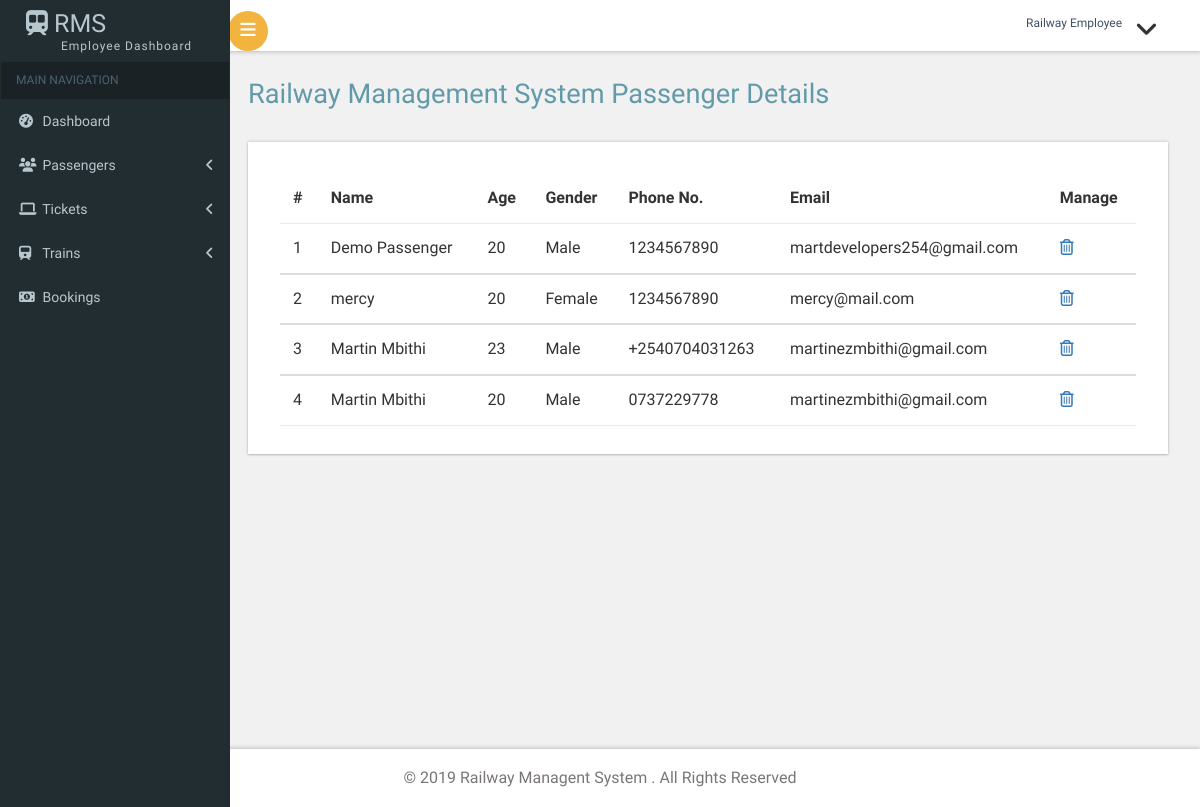
/employee/employee-manage-passenger.php, run on an earlier commit of the app's database.
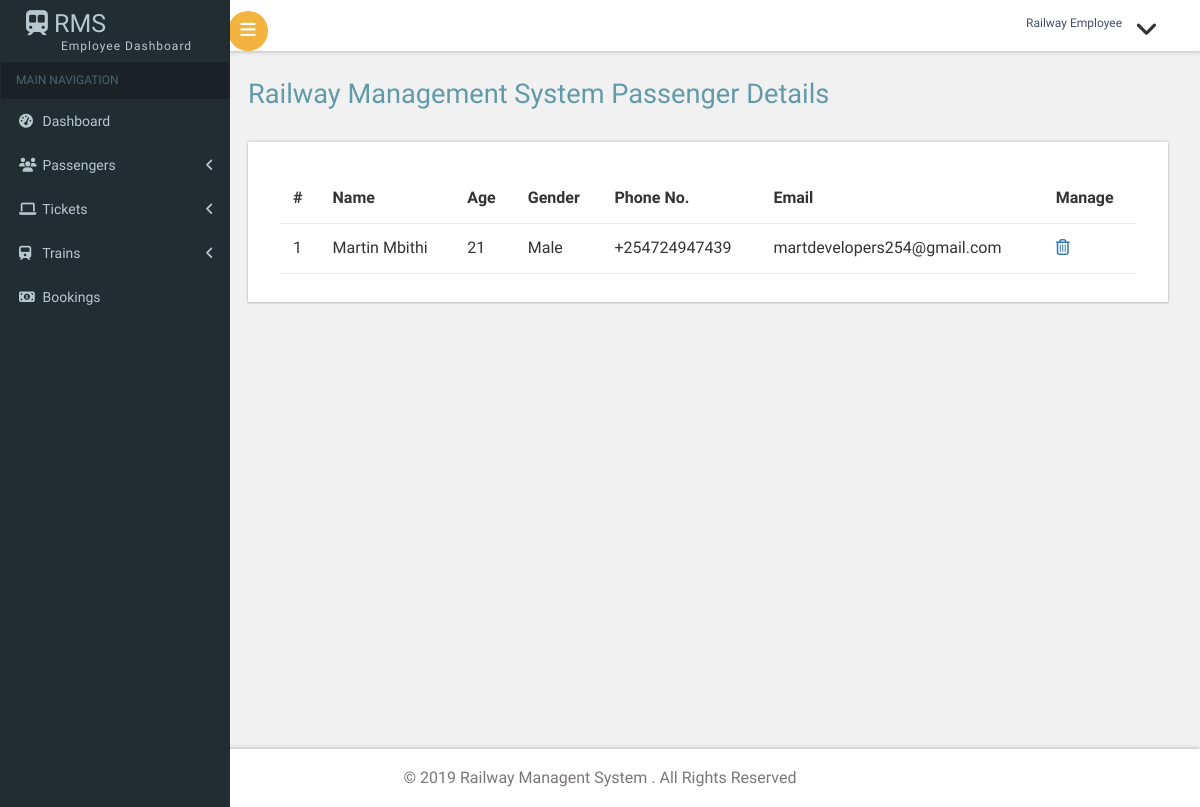
And on a later commit of the database.
### tables this page shows
CREATE TABLE `passenger` (
  `id` int(20) NOT NULL,
  `name` varchar(200) NOT NULL,
  `age` varchar(200) NOT NULL,
  `gender` varchar(200) NOT NULL,
  `phoneno` varchar(200) NOT NULL,
  `date` timestamp(4) NOT NULL DEFAULT CURRENT_TIMESTAMP(4) ON UPDATE CURRENT_TIMESTAMP(4),
  `email` varchar(200) NOT NULL,
  `username` varchar(200) NOT NULL,
  `password` varchar(200) NOT NULL,
  `passwordconf` varchar(200) NOT NULL,
  `train` varchar(200) NOT NULL,
  `departure` varchar(200) NOT NULL,
  `destination` varchar(200) NOT NULL,
  `date_travelling` varchar(200) NOT NULL,
  `time` varchar(200) NOT NULL,
  `status` varchar(200) NOT NULL
);

### employee/employee-manage-passenger.php (the view, shortened to what this page needs)
<?php
include('includes/config.php');
if(strlen($_SESSION['alogin'])==1)
	{
header('location:index.php');
}
else{
?>
<?php include("includes/header.php")?>
<body class="cbp-spmenu-push">
	<div class="main-content">
	<div class="cbp-spmenu cbp-spmenu-vertical cbp-spmenu-left" id="cbp-spmenu-s1">
		<?php include("includes/sidebar.php")?>
	</div>
		<?php include("includes/navbar.php")?>
		<div id="page-wrapper">
			<div class="main-page">
				<div class="tables">
					<h2 class="title1">Railway Management System Passenger Details</h2>
					<div class="bs-example widget-shadow" data-example-id="contextual-table">
						<table class="table"> <thead> <tr> <th>#</th>
                         <th> Name</th>
                          <th>Age</th>
                          <th>Gender</th>
                          <th>Phone No.</th>
                          <th>Email</th>
                          <th>Manage</th>
                           </tr>
                            </thead>
                             <tbody>
                             <?php $sql = "SELECT * from  passenger";
$query = $dbh -> prepare($sql);
$query->execute();
$results=$query->fetchAll(PDO::FETCH_OBJ);
$cnt=1;
if($query->rowCount() > 0)
{
foreach($results as $result)
{				?>
                                            <td><?php echo htmlentities($cnt);?></td>
											<td><?php echo htmlentities($result->name);?></td>
											<td><?php echo htmlentities($result->age);?></td>
											<td><?php echo htmlentities($result->gender);?></td>
                                            <td><?php echo htmlentities($result->phoneno);?></td>
                                            <td><?php echo htmlentities($result->email);?></td>
                                            <td><a href="employee-manage-passenger.php?del=<?php echo $result->id;?>" onclick="return confirm('Do You Want To Remove This  Record ?');"><i class="fa fa-trash-o"></i></a></td>
                         </tbody>
                         <?php $cnt=$cnt+1; }} ?>
                         </table>
					</div>
				</div>
			</div>
		</div>
		<?php include("includes/footer.php")?>
</body>
</html>
<?}?>

### employee/includes/header.php (shortened to what this page needs)
<!DOCTYPE HTML>
<html>
<head>
<link href="css/bootstrap.css" rel='stylesheet' type='text/css' />
<link href="css/style.css" rel='stylesheet' type='text/css' />
<link href="css/font-awesome.css" rel="stylesheet">
<link href="css/facss/font-awesome.css" rel="stylesheet">
<link href='css/SidebarNav.min.css' media='all' rel='stylesheet' type='text/css'/>
<link href="css/custom.css" rel="stylesheet">
					<link href="css/owl.carousel.css" rel="stylesheet">
</head>

### employee/includes/sidebar.php (shortened to what this page needs)
<aside class="sidebar-left">
      <nav class="navbar navbar-inverse">
          <div class="navbar-header">
            <h1><a class="navbar-brand" href="employee-dashboard.php"><span class=" fa fa-subway"></span> RMS<span class="dashboard_text">Employee dashboard</span></a></h1>
          </div>
          <div class="collapse navbar-collapse" id="bs-example-navbar-collapse-1">
            <ul class="sidebar-menu">
              <li class="header">MAIN NAVIGATION</li>
              <li class="treeview">
                <a href="employee-dashboard.php">
                <i class="fa fa-dashboard"></i> <span>Dashboard</span>
                </a>
              </li>
			        <li class="treeview">
                <a href="#">
                <i class="fa fa-users"></i>
                <span>Passengers</span>
                <i class="fa fa-angle-left pull-right"></i>
                </a>
              </li>
              <li class="treeview">
                <a href="#">
                <i class="fa fa-laptop"></i>
                <span>Tickets</span>
                <i class="fa fa-angle-left pull-right"></i>
                </a>
              </li>
              <li class="treeview">
                <a href="#">
                <i class="fa fa-train"></i>
                <span>Trains</span>
                <i class="fa fa-angle-left pull-right"></i>
                </a>
              </li>
			  <li>
                <a href="employee-view-bookings.php">
                <i class="fa fa-money"></i> <span>Bookings</span>
                </a>
              </li>
          </div>
      </nav>
    </aside>

### employee/includes/navbar.php (shortened to what this page needs)
<div class="sticky-header header-section ">
			<div class="header-left">
				<button id="showLeftPush"><i class="fa fa-bars"></i></button>
				<div class="clearfix"> </div>
			</div>
			<div class="header-right">
				<div class="profile_details">
					<ul>
						<li class="dropdown profile_details_drop">
							<a href="#" class="dropdown-toggle" data-toggle="dropdown" aria-expanded="false">
								<div class="profile_img">
									<div class="user-name">
										<span>Railway Employee</span>
									</div>
									<i class="fa fa-angle-down lnr"></i>
									<div class="clearfix"></div>
								</div>
							</a>
						</li>
					</ul>
				</div>
				<div class="clearfix"> </div>
			</div>
			<div class="clearfix"> </div>
		</div>

### employee/includes/footer.php
<div class="footer">
		   <p>&copy; 2019 Railway Managent System . All Rights Reserved  </p>		</div>
	</div>

### employee/css/custom.css (style rules this page uses)
#page-wrapper { padding:5em 2em 2.5em; background-color: #F1F1F1; }

What changed in the data, as far as the page shows it:
removed passenger: name "Demo Passenger", age "20", gender "Male", phoneno "1234567890", email "martdevelopers254@gmail.com"
removed passenger: name "mercy", age "20", gender "Female", phoneno "1234567890", email "mercy@mail.com"
removed passenger: name "Martin Mbithi", age "23", gender "Male", phoneno "+2540704031263", email "martinezmbithi@gmail.com"
removed passenger: name "Martin Mbithi", age "20", gender "Male", phoneno "0737229778", email "martinezmbithi@gmail.com"
added passenger: name "Martin Mbithi", age "21", gender "Male", phoneno "+254724947439", email "martdevelopers254@gmail.com"
